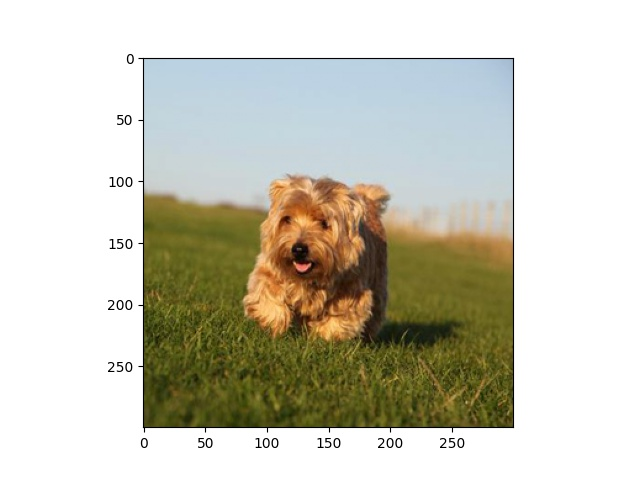
#> input picture results/superpixelgif/0.jpg, 640 x 480 px, given as the content of the folder /mnt/hdd/Datasets/DUTS/DUTS-TR/Image, which was not available
$ python superpixelGIF.py
#> lines starting #> are read from the running program, lines starting #| are printed output that depends on the picture; after the words box and inside, x2 and y2 are one past the last pixel; in counts of white or black regions, pixels touching at a corner belong together; pictures that were not available may be replaced by others from this repository, and a replacement may not be noted
import os
import matplotlib.pyplot as plt
import cv2
from skimage import io
from skimage.segmentation import mark_boundaries, slic
from skimage.measure import regionprops_table
import numpy as np
from PIL import Image
from tqdm import tqdm
import pickle

dataset_images = '/mnt/hdd/Datasets/DUTS/DUTS-TR/Image'
masks = '/mnt/hdd/Datasets/DUTS/DUTS-TR/Mask'

cts = []
areas = []

# [62 lines left out: functions fft, contour, fourier_descriptor, reconstruct, truncate_descriptor, not called in this run]


for file in tqdm(os.listdir(dataset_images)):
    name = file.split('.jpg')[0]
    image = os.path.join(dataset_images, name+'.jpg')
    mask = os.path.join(masks, name+'.png')

    img = Image.open(image)
#> img is the input picture: PIL image 640x480 RGB; mean R, G, B 204.3, 202.6, 188.6
    msk = Image.open(mask)
    img = img.convert('RGB').resize((300, 300))
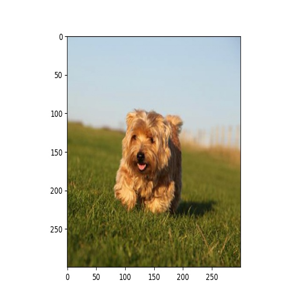
#> img: PIL image 300x300 RGB; mean R, G, B 204.2, 202.5, 188.5
    msk = msk.convert('L').resize((300, 300))
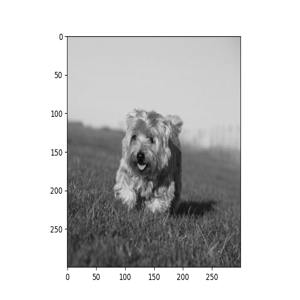
#> msk: PIL image 300x300 L; min 6, max 255, mean 201.4
    img = np.array(img)
    msk = np.array(msk)

    # msk[msk>125] = 255
    # msk[msk<=125] = 0

    # empty_background = np.zeros_like(msk)

    # msk_boundaries = np.sum(mark_boundaries(empty_background, msk), axis=2)

    msk[msk<=125] = 0
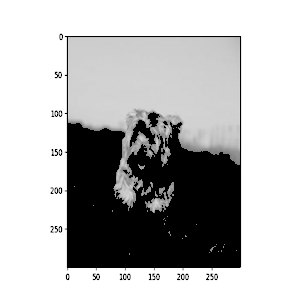
#> msk: shape (300, 300); min 0, max 255, mean 181.6
    msk[msk>125] = 1
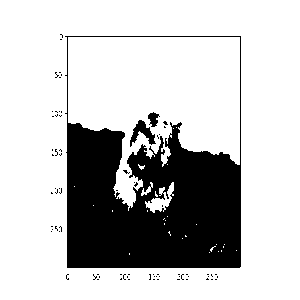
#> msk: shape (300, 300); values 0 (black) and 1 (white), 76.3% white; 75 black regions (72 under 20 px), largest, box (x1, y1, x2, y2) and area: (65, 36, 241, 268) 20716, (130, 120, 156, 147) 288, (148, 112, 160, 127) 107

    for i in range(10):
        segments = slic(img, n_segments=625,
        compactness=10,
        max_num_iter=i,
        convert2lab=True,
        enforce_connectivity=True,
        slic_zero=False)

        plt.imshow(mark_boundaries(img, segments))
        plt.axis('off')
        plt.title(f'Iteration: {i}')
        plt.savefig(f'/home/abcd/abcde/supertransformer/results/superpixelgif/{i}.jpg')
#> this loop made 10 passes
#> pass 2, `segments = slic(img, n_segments=625, compactness=10, max_num_iter=i, c..`:
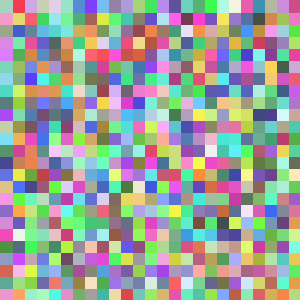
#> segments: shape (300, 300) int64; 625 distinct labels, from 1 to 625; one colour per label, 0 black
#> pass 2, `plt.savefig(f'/home/abcd/abcde/supertransformer/results/superpixelgif/..`:
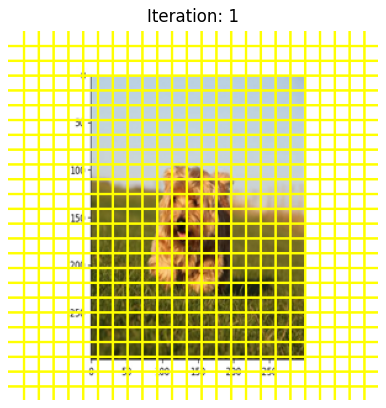
#> figure drawn by matplotlib, 1 panel
#> pass 3, `segments = slic(img, n_segments=625, compactness=10, max_num_iter=i, c..`:
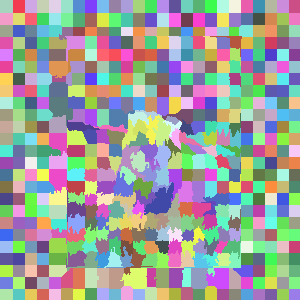
#> segments: shape (300, 300) int64; 563 distinct labels, from 1 to 563; one colour per label, 0 black

        # fig, ax = plt.subplots(1, 2)
        # labels = np.unique(segments)
        # ax[0].imshow(mark_boundaries(img, segments))
        # ax[0].set_title(f"Without enforcing connectivity: {len(labels)}")
        # ax[0].axis('off')
        # labels = np.unique(segments_ec)
        # ax[1].imshow(mark_boundaries(img, segments_ec))
        # ax[1].set_title(f"With enforcing connectivity: {len(labels)}")
        # ax[1].axis('off')

        # plt.show()


#> (the run stopped early here; a loop or call above may not have finished)

$ run again, on results/superpixelgif/4.jpg
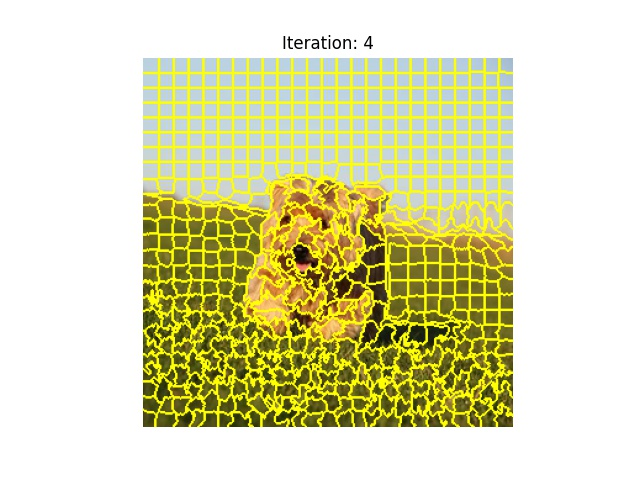
#> input picture results/superpixelgif/4.jpg, 640 x 480 px, given as the content of the folder /mnt/hdd/Datasets/DUTS/DUTS-TR/Image, which was not available
#> img is the input picture: PIL image 640x480 RGB; mean R, G, B 221.8, 221, 176.3
#> img: PIL image 300x300 RGB
#> `msk[msk>125] = 1`:
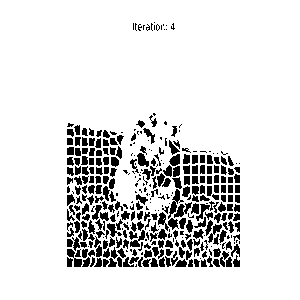
#> msk: shape (300, 300); values 0 (black) and 1 (white), 87.5% white; 370 black regions (125 under 20 px), largest, box (x1, y1, x2, y2) and area: (168, 189, 184, 219) 148, (174, 202, 192, 218) 127, (67, 249, 82, 267) 117
#> the loop `for i in range(10):` made 10 passes
#> pass 3, `segments = slic(img, n_segments=625, compactness=10, max_num_iter=i, c..`:
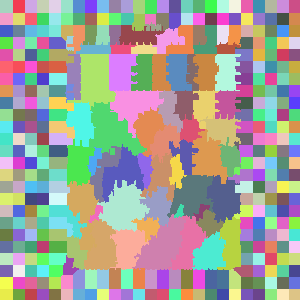
#> segments: shape (300, 300) int64; 376 distinct labels, from 1 to 376; one colour per label, 0 black
